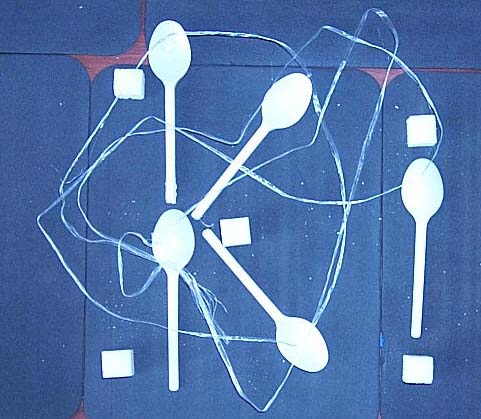
//> input picture img/2.jpg, 481 x 419 px, given in place of 2.jpg.jpg, which was not available
$ ./lab1 img/2.jpg   (built with g++ and OpenCV 4)
//> lines starting //> are read from the running program, lines starting //| are printed output that depends on the picture; after the words box and inside, x2 and y2 are one past the last pixel; in counts of white or black regions, pixels touching at a corner belong together; pictures that were not available may be replaced by others from this repository, and a replacement may not be noted
#include <opencv2/core/core.hpp>
#include <opencv2/highgui/highgui.hpp>
#include <iostream>
#include <iterator>
#include <iomanip>
#include <cmath>
#include <set>

using namespace cv;
using namespace std;

int compareInts(const void* a, const void* b)
{
  int arg1 = *reinterpret_cast<const int*>(a);
  int arg2 = *reinterpret_cast<const int*>(b);
  if(arg1 < arg2) return -1;
  if(arg1 > arg2) return 1;
  return 0;
}

// [8 lines left out: function compareDoubles, not called in this run]

Mat medianFilter(Mat image, int window_width, int window_height)
{
  Mat image_new = image.clone();
  int edgex = floor(window_width / 2);
  int edgey = floor(window_height / 2);
  int width = image.rows;
  int height = image.cols;
  int arrlen = window_width * window_height;

  for(int x = edgex; x < width - edgex; x++)
  {
    for(int y = edgey; y < height - edgey; y++)
    {
      int arr[arrlen];
      int i = 0;
      for(int fx = 0; fx < window_width; fx++)
      {
        for(int fy = 0; fy < window_height; fy++)
        {
          Scalar pixel = image.at<uchar>(x + fx - edgex, y + fy - edgey);
          arr[i++] = pixel.val[0];
        }
      }
      qsort(arr, i, sizeof(int), compareInts);
      image_new.at<uchar>(x,y) = arr[arrlen/2];
    }
  }

  return image_new;
}

// [131 lines left out: functions otsuThreshold, getTreshold, adaptiveBinarization, not called in this run]

Mat Binarization(Mat image, int threshold)
{
  Mat image_binarized = image.clone();
  int width = image.rows;
  int height = image.cols;

  for(int x = 0; x < width; x++)
  {
    for(int y = 0; y < height; y++)
    {
      Scalar pixel = image.at<uchar>(x, y);
      if(pixel.val[0] >= threshold)
      {
        image_binarized.at<uchar>(x, y) = 255;
      }
      else
      {
        image_binarized.at<uchar>(x, y) = 0;
      }
    }
  }
  return image_binarized;
}

Mat morphologyErosion(Mat image, int* mask, int mask_size)
{
  int width = image.rows;
  int height = image.cols;
  Mat image_erosion = Mat(width,height, CV_8UC3, Scalar(0));

  for(int y = mask_size/2; y < height; y++)
  {
    for(int x = mask_size/2; x < width; x++)
    {
      Scalar pixel = image.at<uchar>(x, y);
      if(pixel.val[0] == 255)
      {
        int zero_present = 0;
        for(int fx = x-mask_size/2; fx <= x+mask_size/2; fx++)
        {
          for(int fy = y-mask_size/2; fy <= y+mask_size/2; fy++)
          {
            Scalar pixel2 = image.at<uchar>(fx, fy);
            if(pixel2.val[0] == 0)
            {
              zero_present = 1;
            }
          }
        }
        if(zero_present == 1)
        {
          int i = 0;
          for(int fy = y-mask_size/2; fy <= y+mask_size/2; fy++)
          {
            for(int fx = x-mask_size/2; fx <= x+mask_size/2; fx++)
            {
              int mask_element = mask[i++];
              if(mask_element == 1)
              {
                image_erosion.at<uchar>(fx, fy) = 0;
              }
            }
          }
        }
        else
        {
          image_erosion.at<uchar>(x, y) = image.at<uchar>(x, y);
        }
      }
    }
  }

  return image_erosion;
}

Mat morphologyDilation(Mat image, int* mask, int mask_size)
{
  int width = image.rows;
  int height = image.cols;
  Mat image_dilation = Mat(width,height, CV_8UC3, Scalar(0));

  for(int y = mask_size/2; y < height; y++)
  {
    for(int x = mask_size/2; x < width; x++)
    {
      Scalar pixel = image.at<uchar>(x, y);
      if(pixel.val[0] == 255)
      {
        int zero_present = 0;
        for(int fx = x-mask_size/2; fx <= x+mask_size/2; fx++)
        {
          for(int fy = y-mask_size/2; fy <= y+mask_size/2; fy++)
          {
            Scalar pixel2 = image.at<uchar>(fx, fy);
            if(pixel2.val[0] == 0)
            {
              zero_present = 1;
            }
          }
        }
        if(zero_present == 1)
        {
          int i = 0;
          for(int fy = y-mask_size/2; fy <= y+mask_size/2; fy++)
          {
            for(int fx = x-mask_size/2; fx <= x+mask_size/2; fx++)
            {
              int mask_element = mask[i++];
              if(mask_element == 1)
              {
                image_dilation.at<uchar>(fx, fy) = 255;
              }
            }
          }
        }
        else
        {
          image_dilation.at<uchar>(x, y) = image.at<uchar>(x, y);
        }
      }
    }
  }

  return image_dilation;
}

void fillArea(Mat image, int* labels, int x, int y, int contour)
{
  int width = image.rows;
  int height = image.cols;
  Scalar pixel = image.at<uchar>(x, y);

  if(labels[y*width + x] == 0 && pixel.val[0] == 255)
  {
    labels[y*width + x] = contour;
    if(x > 0)
      fillArea(image, labels, x-1, y, contour);
    if(x < width-1)
      fillArea(image, labels, x+1, y, contour);
    if(y > 0)
      fillArea(image, labels, x, y-1, contour);
    if(y < height-1)
      fillArea(image, labels, x, y+1, contour);
  }
}

void recursiveLabeling(Mat image, int* labels)
{
  int contour = 1;
  int width = image.rows;
  int height = image.cols;

  for(int y = 0; y < height; y++)
  {
    for(int x = 0; x < width; x++)
    {
      fillArea(image, labels, x, y, contour++);
    }
  }
}

// [25 lines left out: function colorizeContours, not called in this run]

void normalizeLabels(int* labels, int* contours, int labels_size, int contours_size)
{
  for(int i = 0; i < labels_size; i++)
  {
    int value = labels[i];
    if(value != 0)
    {
      int index = std::distance(contours, std::find(contours, contours + contours_size, value));
      labels[i] = index + 1;
    }
  }
}

void getS(int* labels, int* S, int labels_size, int image_size)
{
  for(int i = 0; i < image_size; i++)
  {
    if(labels[i] != 0)
    {
      S[labels[i]] += 1;
    }
  }
}

void getP(int* labels, int* P, int labels_size, int width, int height)
{
  int value = 0;
  int flag = 0;

  for(int y = 0; y < height; y++)
  {
    for(int x = 0; x < width; x++)
    {
      value = labels[y*width + x];
      flag = 0;
      if(value != 0)
      {
        for(int fy = y-1; fy < y+1; fy++)
        {
          for(int fx = x-1; fx < x+1; fx++)
          {
            if(labels[fy*width + fx] != value)
            {
              flag = 1;
            }
          }
        }
        if(flag == 1)
        {
          P[value] += 1;
        }
      }
    }
  }
}

// [251 lines left out: functions getC, getCenterOfMass, getDiscreteCentralMoment, getElongation, getE, getDistanceToCenter and 5 more, not called in this run]

int main(int argc, char** argv)
{
  if(argc != 2)
  {
    cout <<" Usage: ./lab1 image_number" << endl;
    return -1;
  }

  Mat image;

  string image_path;
  string new_image_path;
  image_path = string("img/") + argv[1] + ".jpg";
  new_image_path = string("img/") + argv[1] + "_new.jpg";

  image = imread(image_path, CV_LOAD_IMAGE_GRAYSCALE);
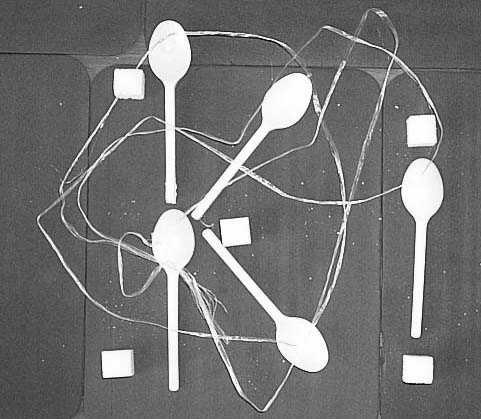
//> image: 419 rows x 481 cols, CV_8UC1; min 0, max 255, mean 115.6
  int width = image.rows;
//> width = 419
  int height = image.cols;
//> height = 481

  image = medianFilter(image, 3, 3);
  //image = adaptiveBinarization(image);
  int thresholds[10] = {215,235,220,160,200,200,200,200,200,212};
  image = Binarization(image, thresholds[atoi(argv[1]) - 1]);
//> after the loop in Binarization, `for(int x = 0; x < width; x++)`: image_binarized: 419 rows x 481 cols, CV_8UC1; every value is 255

  int dilation_mask[25] = {
    1,1,1,1,1,
    1,1,1,1,1,
    1,1,1,1,1,
    1,1,1,1,1,
    1,1,1,1,1
  };

  int erosion_mask_1[9] = {
    1,1,1,
    1,1,1,
    1,1,1
  };

  int erosion_mask_2[25] = {
    0,0,0,0,0,
    0,0,1,0,0,
    0,0,1,0,0,
    0,0,1,0,0,
    0,0,0,0,0
  };

  if(*argv[1] == '2')
  {
    image = morphologyErosion(image, erosion_mask_2, 5);
  }
  else
  {
    image = morphologyErosion(image, erosion_mask_1, 3);
//> after the loop in morphologyErosion, `for(int y = mask_size/2; y < height; y++)`:
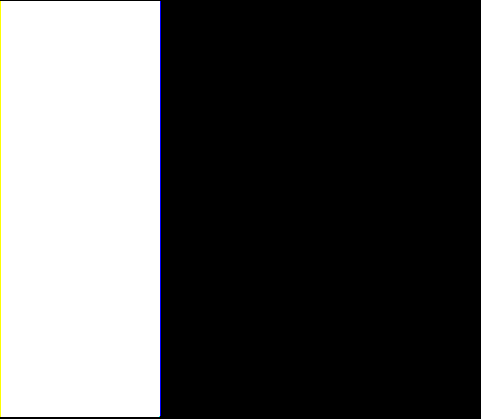
//> image_erosion: 419 rows x 481 cols, CV_8UC3; mean B, G, R 84.2, 84.2, 84.2
  }

  image = medianFilter(image, 3, 3);
//> after the loop in medianFilter (call 2), `for(int x = edgex; x < width - edgex; x++)`: image_new: 419 rows x 481 cols, CV_8UC3; 2 pixels changed, all inside (x1, y1, x2, y2) = (0, 1, 1, 417)
  image = morphologyDilation(image, dilation_mask, 5);

  int* labels = (int*)calloc(width*height,sizeof(int));
  recursiveLabeling(image, labels);
//> the loop in recursiveLabeling, `for(int y = 0; y < height; y++)` made 481 passes
//> contour on passes 1 to 3: 420, 839, 1258
//> after the loop in recursiveLabeling, `for(int y = 0; y < height; y++)`: contour = 201540

  std::set<int> slabels(labels, labels + width*height);
//> slabels = 1 item
  int contour_num = slabels.size() - 1;
//> contour_num = 0
  cout << "Contours number: " << contour_num << endl;
//| Contours number: 0

  int contours[contour_num];
  int i = 0;
  for(set<int>::iterator elementIt = slabels.begin(); elementIt != slabels.end(); elementIt++)
  {
    int x = *elementIt;
    if(x != 0)
      contours[i++] = x;
  }
//> this loop made 1 pass
//> (x, i) on pass 1: (1, 1)
//> after the loop, i = 1

  normalizeLabels(labels, contours, width*height, contour_num);
  // image = colorizeContours(image, labels);
  // imwrite("img/col.jpg", image);

  //image = colorizeContours(image, labels);

  int* S = (int*)calloc(contour_num + 1,sizeof(int));
  getS(labels, S, contour_num, width*height);

  int* P = (int*)calloc(contour_num + 1,sizeof(int));
  getP(labels, P, contour_num, width, height);
//> (the run ends here: the program crashes, at `for(int y = 0; y < height; y++)`)

$ run again, on img/3.jpg
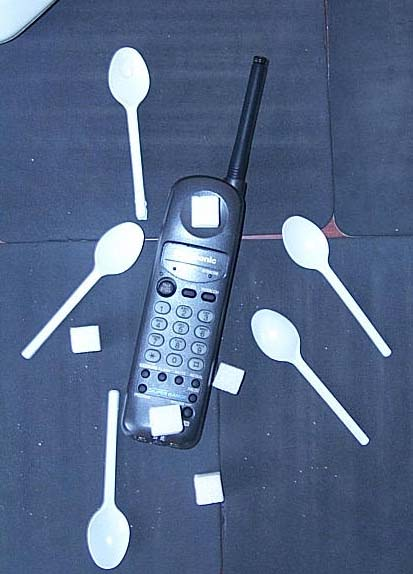
//> input picture img/3.jpg, 413 x 574 px, given in place of 3.jpg.jpg, which was not available
//> `image = imread(image_path, CV_LOAD_IMAGE_GRAYSCALE);`:
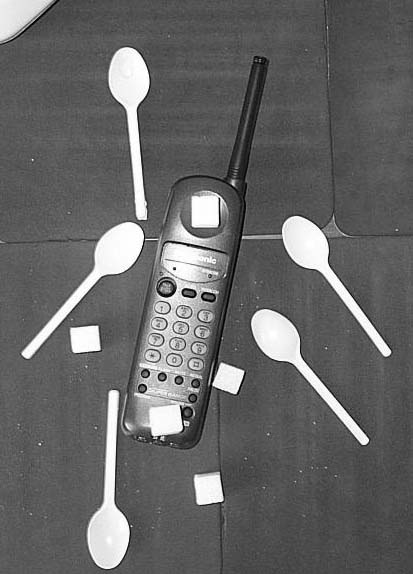
//> image: 574 rows x 413 cols, CV_8UC1; min 0, max 255, mean 102.2
//> after the loop in morphologyErosion, `for(int y = mask_size/2; y < height; y++)`:
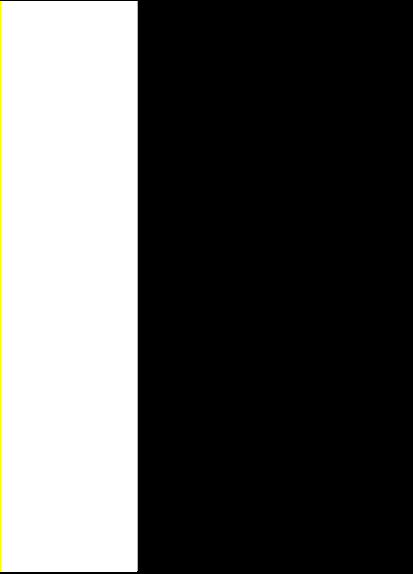
//> image_erosion: 574 rows x 413 cols, CV_8UC3; mean B, G, R 84.1, 84.8, 84.1
//> the loop in recursiveLabeling, `for(int y = 0; y < height; y++)` made 413 passes
//> contour on passes 1 to 3: 575, 1149, 1723
//> after the loop in recursiveLabeling, `for(int y = 0; y < height; y++)`: contour = 237063
//> slabels = 1 item
//> contour_num = 0
//| Contours number: 0
//> the loop `for(set<int>::iterator elementIt = slabels.begin(); elementIt != slabe..` made 1 pass
//> (x, i) on pass 1: (1, 1)
//> after the loop `for(set<int>::iterator elementIt = slabels.begin(); elementIt != slabe..`: i = 1

$ run again, on img/4.jpg
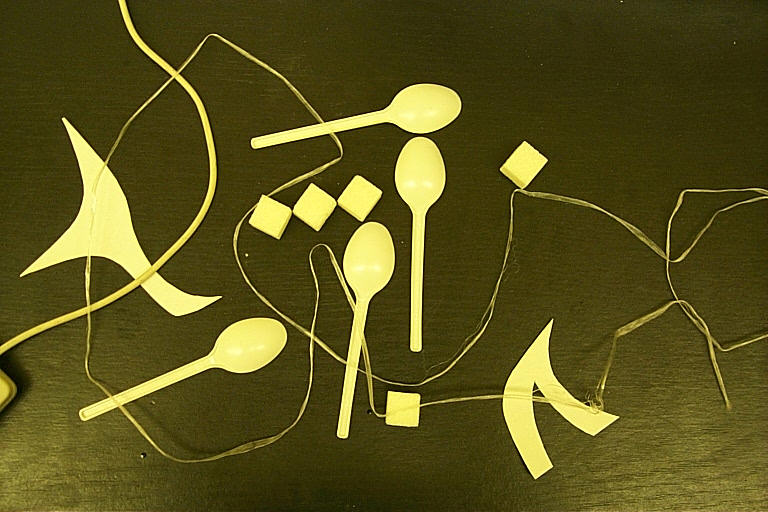
//> input picture img/4.jpg, 768 x 512 px, given in place of 4.jpg.jpg, which was not available
//> `image = imread(image_path, CV_LOAD_IMAGE_GRAYSCALE);`:
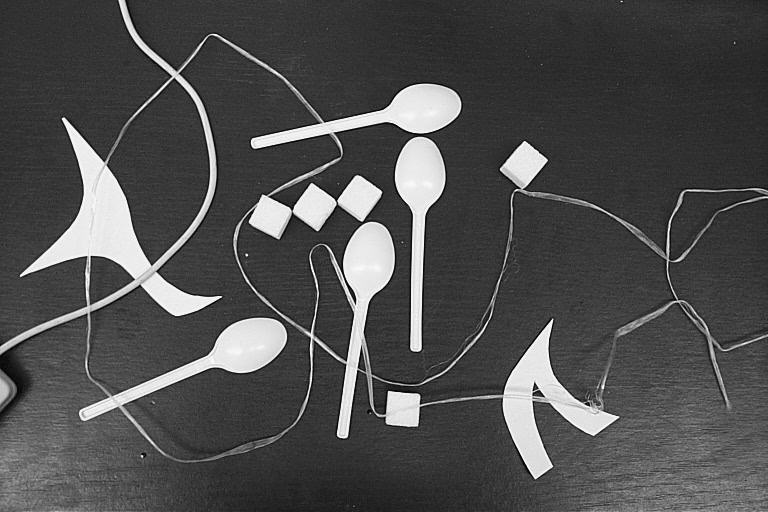
//> image: 512 rows x 768 cols, CV_8UC1; min 0, max 255, mean 78.6
//> after the loop in morphologyErosion, `for(int y = mask_size/2; y < height; y++)`:
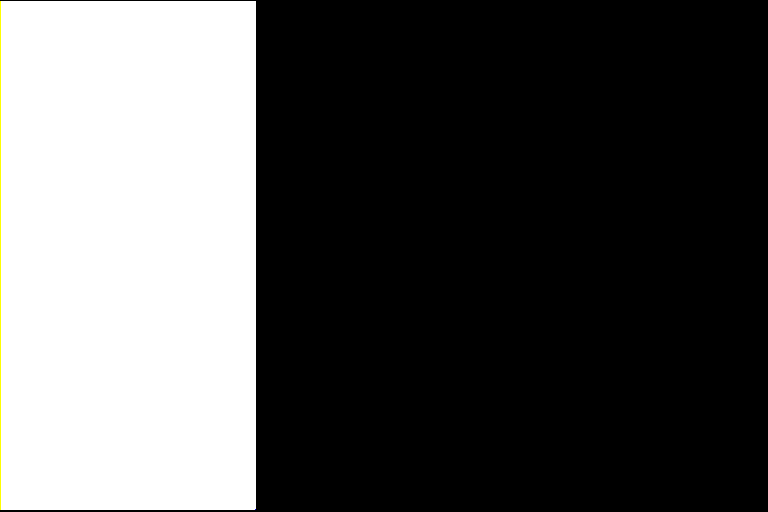
//> image_erosion: 512 rows x 768 cols, CV_8UC3; mean B, G, R 84.2, 84.5, 84.5
